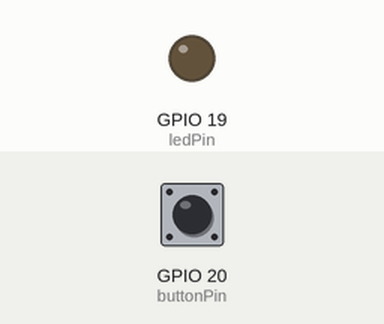
Simulated run of this sketch. Board: ESP32. On the bench: output pins drawn as LEDs (lit = HIGH). The inputs (shaded band) are chosen by the test bench; at power-on: GPIO 20 (buttonPin) HIGH.

Above: at 1.2 s.
1.3 s: GPIO 20 (buttonPin) pulled LOW for 0.15 s
At 1.37 s:
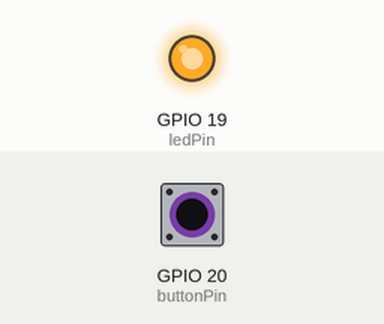
2.9 s: GPIO 20 (buttonPin) pulled LOW for 3.2 s
At 7.0 s:
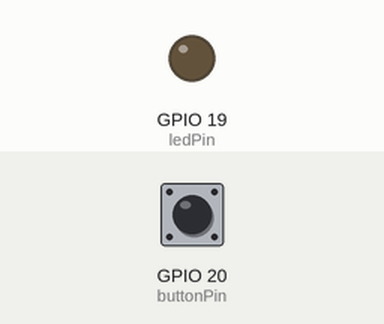
Timing chart, 0 to 8.5 s (numbered marks = the images above; inputs shaded):
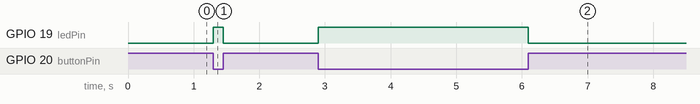

Measured:
- after the input at 1.3 s, GPIO 19 (ledPin): LOW → HIGH at once, → LOW 0.15 s later
- after the input at 2.9 s, GPIO 19 (ledPin): LOW → HIGH at once, → LOW 3.2 s later

The sketch:

Lab1Part2.ino
```cpp
//Filename: Lab1Par2.ino
//Author: Sung-Po Chang
//Date: 04/10/2026
//Description: This file controls the blinking of the LED with a button on ESP32
//Version: 1.0

//Global variables for button and LED pin
const int buttonPin = 20;
const int ledPin = 19;

void setup() {
  // set up LED pin and button pin on board
  pinMode(ledPin, OUTPUT);
  pinMode(buttonPin, INPUT_PULLUP);
}

void loop() {
  int buttonState = digitalRead(buttonPin); //digitalRead reads the button state

  if (buttonState == LOW) { //button state is low means button is "pressed"
    digitalWrite(ledPin, HIGH); //turn on LED
  } else {
    digitalWrite(ledPin, LOW); //turn off LED
  }
}
```
